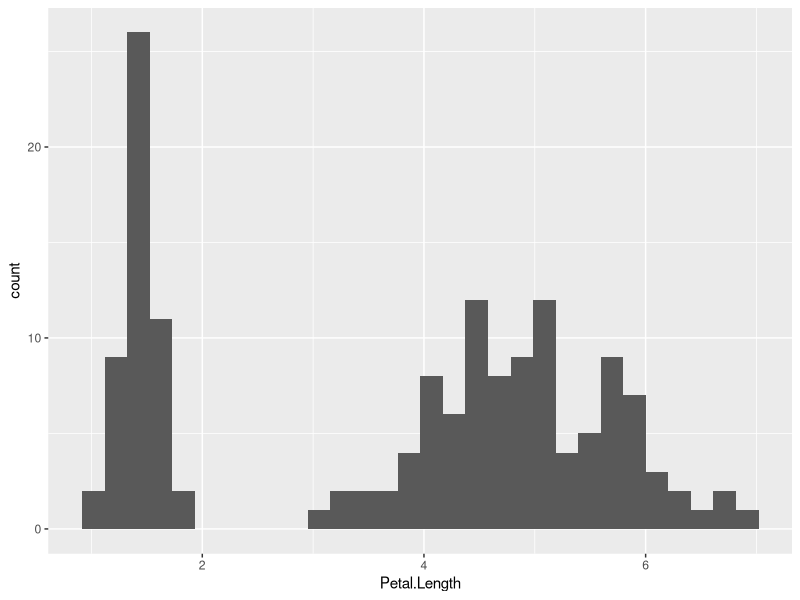
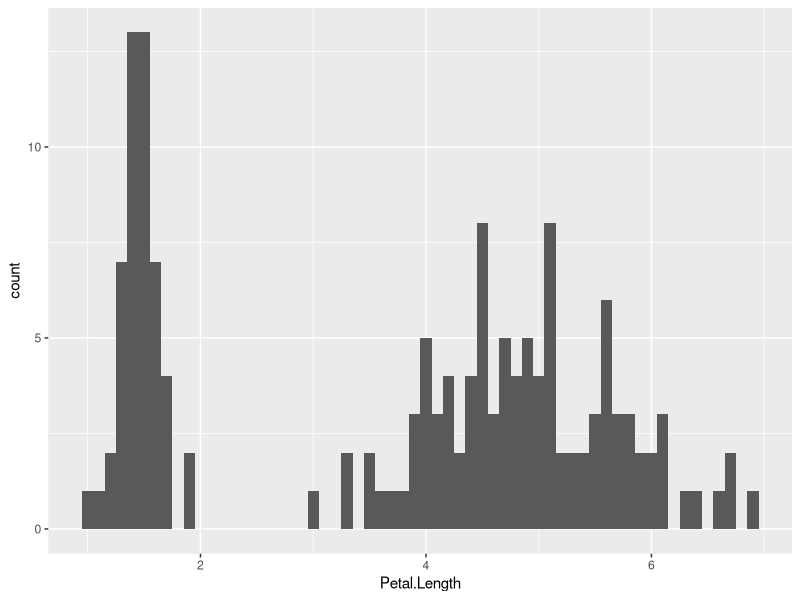
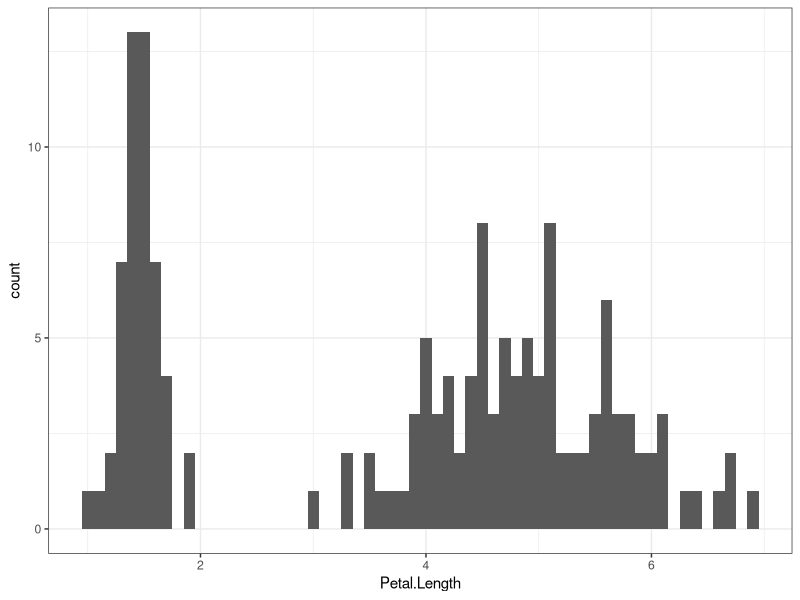
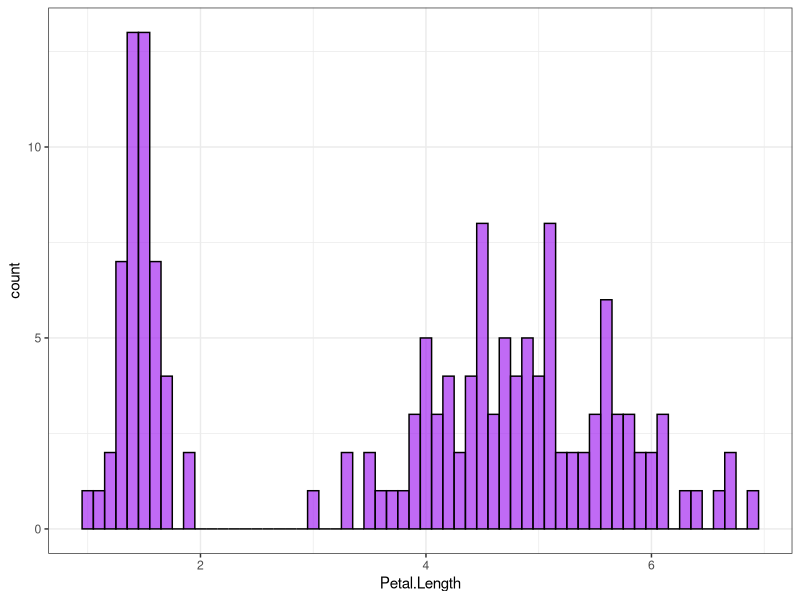
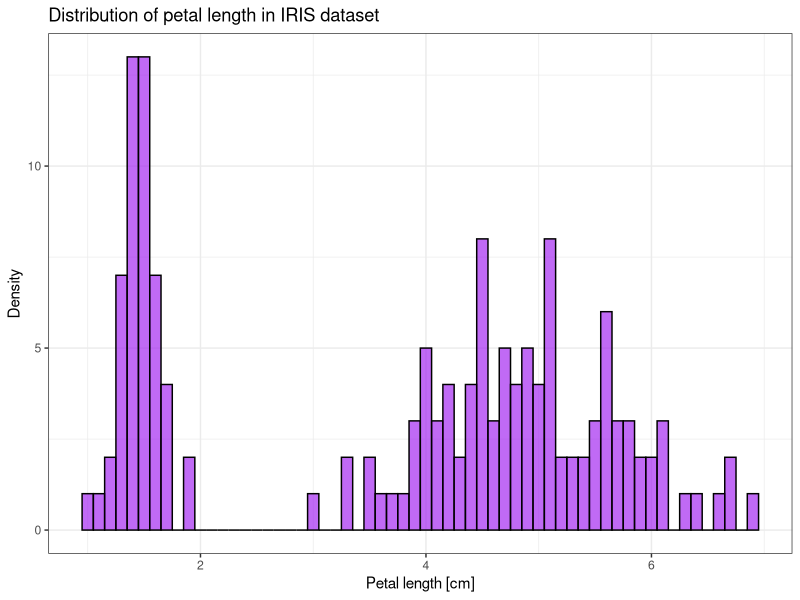
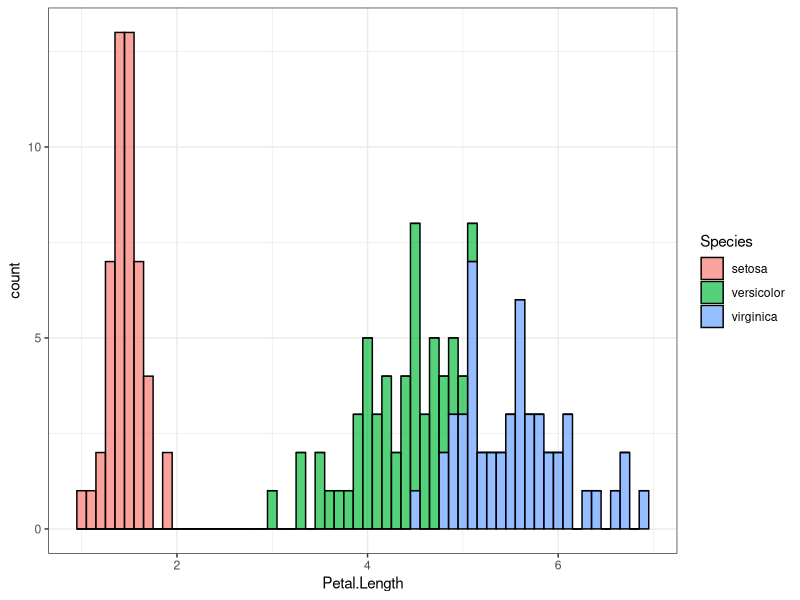
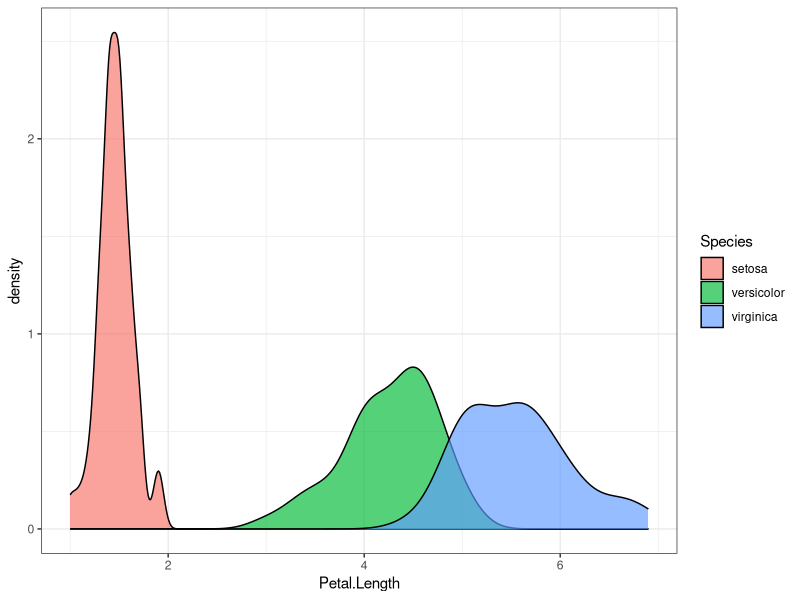
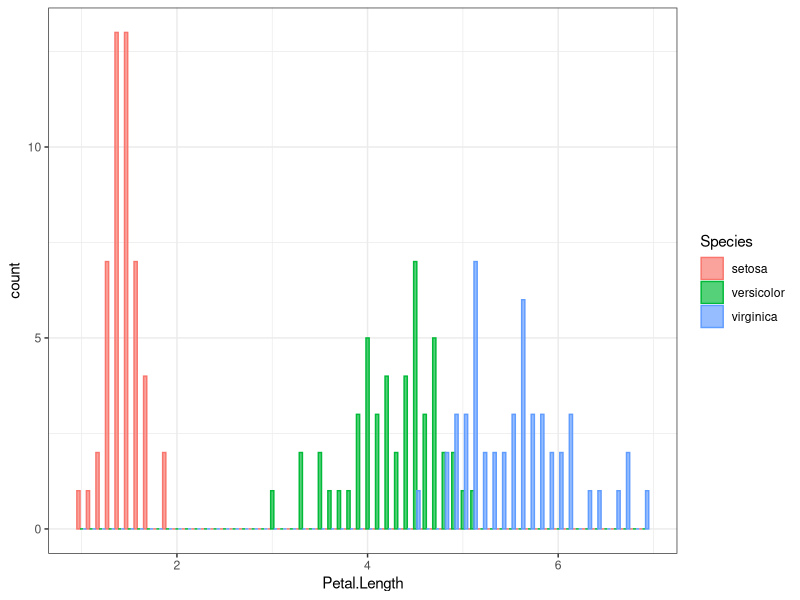

Write the R code that produced these figures, in order. (Note: this script raises an error after producing the figures.)
## ---- chunk 1
knitr::opts_chunk$set(cache = TRUE)
## ---- chunk 2
library(tidyverse)
## ---- chunk 3
iris
## ---- chunk 4
iris$Petal.Length
## ---- chunk 5
summary(iris$Petal.Length)
## ---- chunk 6
summary(iris)
## ---- chunk 7
summary(iris$Species)
## ---- chunk 8
ggplot() +
    geom_histogram(data = iris, 
                   aes(x = Petal.Length))
## ---- chunk 9
ggplot() +
    geom_histogram(data = iris, 
                   aes(x = Petal.Length),
                   binwidth = 0.1)
## ---- chunk 10
ggplot() +
    geom_histogram(data = iris, 
                   aes(x = Petal.Length),
                   binwidth = 0.1) +
    theme_bw()
## ---- chunk 11
ggplot() +
    geom_histogram(data = iris, 
                   aes(x = Petal.Length),
                   binwidth = 0.1, 
                   fill = "purple", color = "black",
                   alpha = 2/3) +
    theme_bw()
## ---- chunk 12
ggplot() +
    geom_histogram(data = iris, 
                   aes(x = Petal.Length),
                   binwidth = 0.1, 
                   fill = "purple", color = "black", alpha = 2/3) +
    labs(title = "Distribution of petal length in IRIS dataset", 
         x = "Petal length [cm]", 
         y = "Density") +
    theme_bw()
## ---- chunk 13
ggplot() +
    geom_histogram(data = iris, aes(x = Petal.Length, fill = Species),
                   alpha = 2/3, binwidth = 0.1, color = "black") +
    theme_bw()
## ---- chunk 14
ggplot() +
    geom_density(data = iris, aes(x = Petal.Length, fill = Species),
                 alpha = 2/3, color = "black") +
    theme_bw()
## ---- chunk 15
ggplot() +
    geom_histogram(data = iris, 
                 aes(x = Petal.Length, fill = Species, color = Species),
                 alpha = 2/3, binwidth = 0.1, 
                 position = "dodge") + # <<<---
    theme_bw()
## ---- chunk 16
ggplot() +
    geom_density(data = iris, 
                 aes(x = Petal.Length),
                 fill = "purple", alpha = 2/3) +
    geom_vline(xintercept = mean(iris$Petal.Length)) + # <<<---
    theme_bw()
## ---- chunk 17
ggplot() +
    geom_density(data = iris, 
                 aes(x = Petal.Length),
                 fill = "purple", alpha = 2/3) +
    geom_vline(xintercept = median(iris$Petal.Length)) + # <<<---
    theme_bw()
## ---- chunk 18
data <- data_frame(a = c(iris$Petal.Length, 5, 5), b = c(iris$Petal.Length, 40, 40))

ggplot() +
    geom_density(data = data, 
                 aes(x = a),
                 fill = "purple", alpha = 2/3, adjust = 1/5) +
    geom_vline(xintercept = mean(data$a)) +
    labs(title = paste0("mean = ", mean(data$a))) +
    theme_bw()

ggplot() +
    geom_density(data = data, 
                 aes(x = b),
                 fill = "purple", alpha = 2/3, adjust = 1/5) +
    geom_vline(xintercept = mean(data$b)) +
    labs(title = paste0("mean = ", mean(data$b))) +
    theme_bw()

## ---- chunk 19
data <- data_frame(a = c(iris$Petal.Length, 5, 5), b = c(iris$Petal.Length, 40, 40))

ggplot() +
    geom_density(data = data, 
                 aes(x = a),
                 fill = "purple", alpha = 2/3, adjust = 1/5) +
    geom_vline(xintercept = median(data$a)) +
    labs(title = paste0("median = ", median(data$a))) +
    theme_bw()

ggplot() +
    geom_density(data = data, 
                 aes(x = b),
                 fill = "purple", alpha = 2/3, adjust = 1/5) +
    geom_vline(xintercept = median(data$b)) +
    labs(title = paste0("median = ", median(data$b))) +
    theme_bw()

## ---- chunk 20
quantile(iris$Petal.Length)
## ---- chunk 21
quantile(iris$Petal.Length, probs = 0.05)
quantile(iris$Petal.Length, probs = 0:10/10)

## ---- chunk 22
ggplot() +
    geom_density(data = iris, 
                 aes(x = Petal.Length),
                 fill = "purple", alpha = 2/3, adjust = 1/5) +
    geom_vline(xintercept = quantile(iris$Petal.Length)) + # <<<---
    theme_bw()
## ---- chunk 23
quant_object <- quantile(iris$Petal.Length)

str(quant_object)

names(quant_object)

## ---- chunk 24
quant_iris <- data_frame(quantile = names(quant_object), 
                         position = quant_object)

quant_iris
## ---- chunk 25
ggplot() +
    geom_density(data = iris, 
                 aes(x = Petal.Length),
                 fill = "purple", alpha = 2/3, adjust = 1/5) +
    geom_vline(data = quant_iris, 
               aes(color = quantile, xintercept = position), # <<<---
               size = 1.5) + 
    theme_bw()
## ---- chunk 26
quant_iris <- data_frame(quantile = as_factor(names(quant_object), 
                                              ordered = TRUE), 
                         position = quant_object)

quant_iris
## ---- chunk 27
ggplot() +
    geom_density(data = iris, 
                 aes(x = Petal.Length),
                 fill = "purple", alpha = 2/3, adjust = 1/5) +
    geom_vline(data = quant_iris, 
               aes(color = quantile, xintercept = position), # <<<---
               size = 1.5) + 
    theme_bw()
